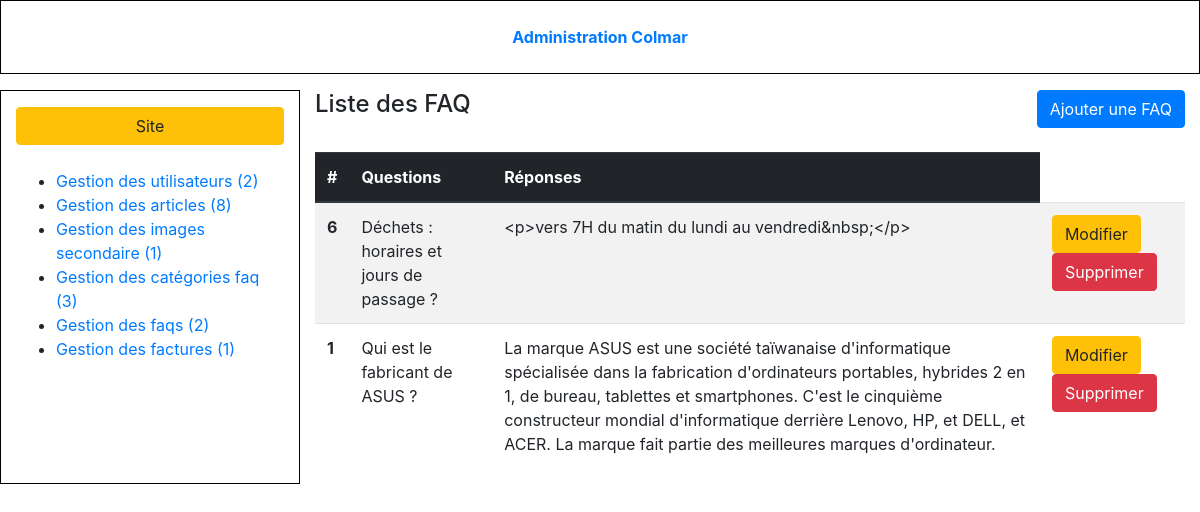
Page /admin/faq-list.php (signed in) on the committed database.
### tables this page shows
CREATE TABLE IF NOT EXISTS `faq` (
  `id` int(11) NOT NULL AUTO_INCREMENT,
  `questions` varchar(255) NOT NULL,
  `responses` text NOT NULL,
  `categorie_id` int(11) NOT NULL,
  PRIMARY KEY (`id`)
);

### admin/faq-list.php (the view, shortened to what this page needs)
<?php
require_once ('./tools-admin/db-admin.php');
$query = $db->query('SELECT * FROM faq ORDER BY id DESC');
$faqs = $query->fetchall();
?>
<!DOCTYPE html>
<html>
	<head>
		<?php require 'partials/head_assets.php'; ?>
	</head>
	<body class="index-body">
		<div class="container-fluid">
			<?php require 'partials/header.php'; ?>
			<div class="row my-3 index-content">
				<?php require 'partials/nav.php'; ?>
				<section class="col-9">
					<header class="pb-4 d-flex justify-content-between">
						<h4>Liste des FAQ </h4>
						<a class="btn btn-primary" href="faq-form.php">Ajouter une FAQ</a>
					</header>
					<table class="table table-striped">
						<thead  class="thead-dark">
							<tr>
								<th>#</th>
								<th>Questions</th>
								<th>Réponses</th>
							</tr>
						</thead>
						<tbody>
							<?php if(count($faqs) > 0): ?>
                                <?php foreach($faqs as $faq): ?>
                                <tr>
                                    <th><?= htmlentities($faq['id']); ?></th>
                                    <td><?= htmlentities($faq['questions']); ?></td>
                                    <td><?= htmlentities($faq['responses']); ?></td>
                                    <td>
                                        <a href="faq-form.php?faq_id=<?= $faq['id']; ?>&action=edit" class="btn btn-warning">Modifier</a>
                                        <a onclick="return confirm('Are you sure?')" href="faq-list.php?faq_id=<?= $faq['id']; ?>&action=delete" class="btn btn-danger">Supprimer</a>
                                    </td>
                                </tr>
                                <?php endforeach; ?>
							<?php else: ?>
								Aucune FAQ enregistrée.
							<?php endif; ?>
						</tbody>
					</table>
				</section>
			</div>
		</div>
	</body>
</html>

### rows in the picture
faq: id "6", questions "Déchets : horaires et jours de passage ?", responses "<p>vers 7H du matin du lundi au vendredi&nbsp;</p>"
faq: id "1", questions "Qui est le fabricant de ASUS ?", responses "La marque ASUS est une société taïwanaise d'informatique spécialisée dans la fabrication d'ordinateurs portables, hybrides 2 en 1, de bureau, tablettes et smartphones. C'est le cinquième constructeur mondial d'informatique derrière Lenovo, HP, et DELL, et ACER. La marque fait partie des meilleures marques d'ordinateur."

### other values in the picture
$nbUsers "2"
$nbArticles "8"
$nbPicturesSecondary "1"
$nbCategories "3"
$nbQuestAns "2"
$nbFactures "1"
